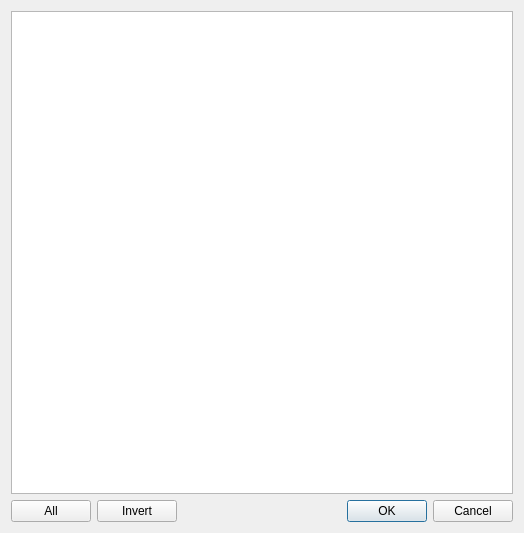
<?xml version="1.0" encoding="UTF-8"?>
<ui version="4.0">
 <class>SelectModelsDialog</class>
 <widget class="QDialog" name="SelectModelsDialog">
  <property name="geometry">
   <rect>
    <x>0</x>
    <y>0</y>
    <width>524</width>
    <height>533</height>
   </rect>
  </property>
  <property name="windowTitle">
   <string>Select Models</string>
  </property>
  <layout class="QVBoxLayout" name="verticalLayout">
   <item>
    <widget class="QListWidget" name="modelsList"/>
   </item>
   <item>
    <layout class="QHBoxLayout" name="horizontalLayout">
     <item>
      <widget class="QPushButton" name="selectAllButton">
       <property name="text">
        <string>All</string>
       </property>
      </widget>
     </item>
     <item>
      <widget class="QPushButton" name="invertSelectionButton">
       <property name="text">
        <string>Invert</string>
       </property>
      </widget>
     </item>
     <item>
      <spacer name="horizontalSpacer">
       <property name="orientation">
        <enum>Qt::Horizontal</enum>
       </property>
       <property name="sizeHint" stdset="0">
        <size>
         <width>40</width>
         <height>20</height>
        </size>
       </property>
      </spacer>
     </item>
     <item>
      <widget class="QDialogButtonBox" name="buttonBox">
       <property name="standardButtons">
        <set>QDialogButtonBox::Cancel|QDialogButtonBox::Ok</set>
       </property>
      </widget>
     </item>
    </layout>
   </item>
  </layout>
 </widget>
 <resources/>
 <connections>
  <connection>
   <sender>buttonBox</sender>
   <signal>accepted()</signal>
   <receiver>SelectModelsDialog</receiver>
   <slot>accept()</slot>
   <hints>
    <hint type="sourcelabel">
     <x>171</x>
     <y>512</y>
    </hint>
    <hint type="destinationlabel">
     <x>171</x>
     <y>266</y>
    </hint>
   </hints>
  </connection>
  <connection>
   <sender>buttonBox</sender>
   <signal>rejected()</signal>
   <receiver>SelectModelsDialog</receiver>
   <slot>reject()</slot>
   <hints>
    <hint type="sourcelabel">
     <x>171</x>
     <y>512</y>
    </hint>
    <hint type="destinationlabel">
     <x>171</x>
     <y>266</y>
    </hint>
   </hints>
  </connection>
 </connections>
</ui>
